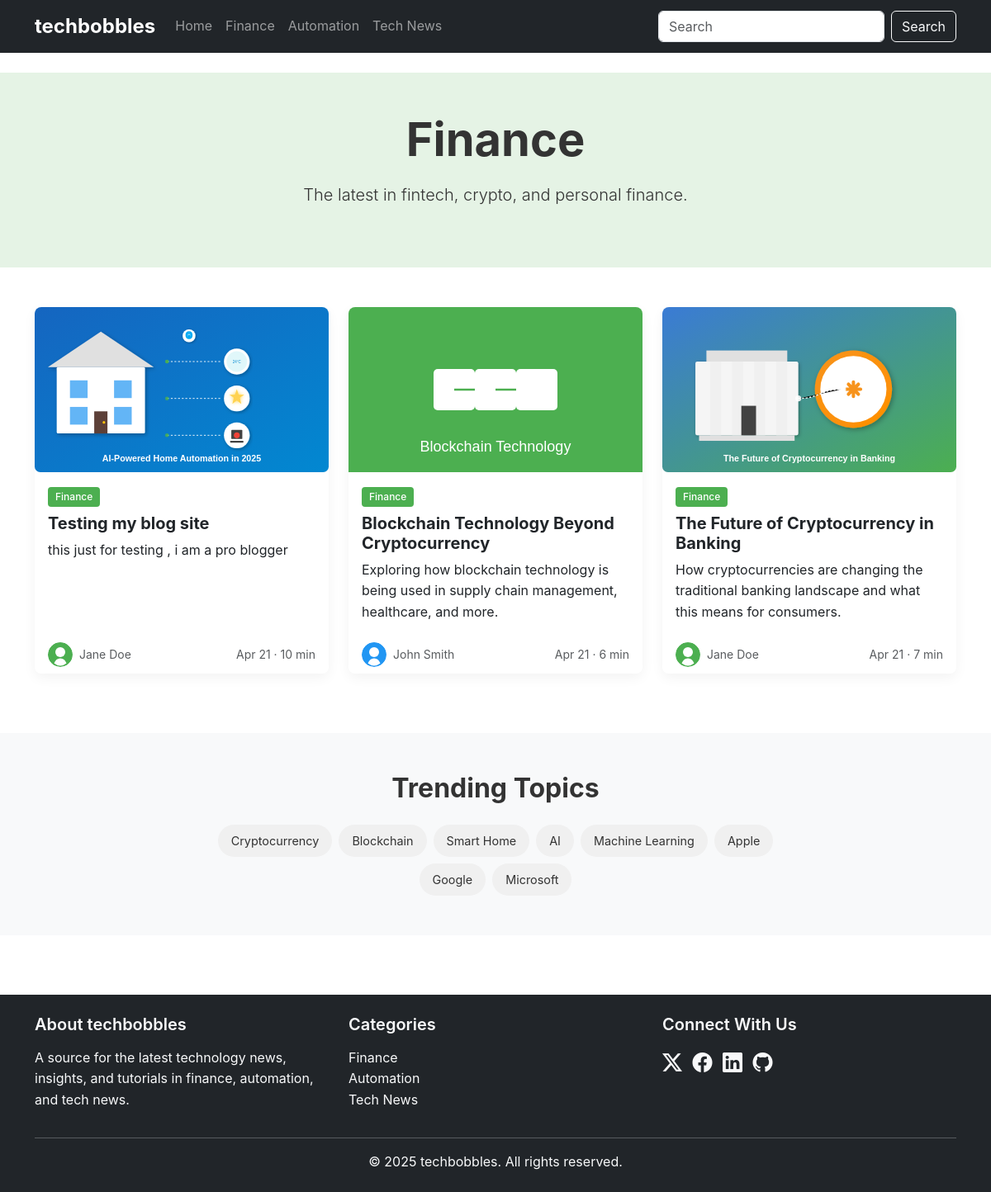
Page /category/finance on the earlier database version.
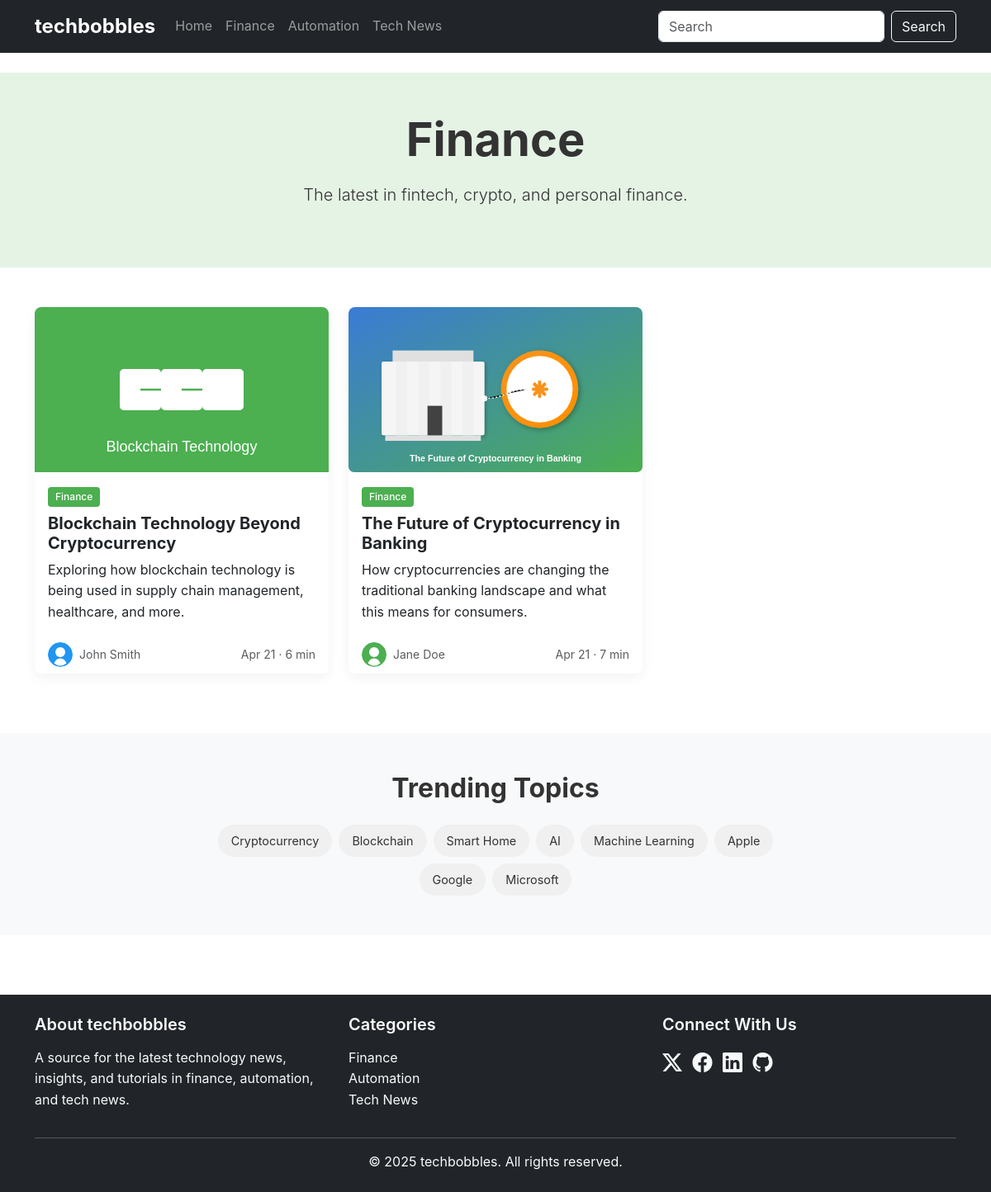
Same page on the later database version.
### app.py (models this page shows)
class Category(db.Model):
    id = db.Column(db.Integer, primary_key=True)
    name = db.Column(db.String(50), nullable=False)
    slug = db.Column(db.String(50), unique=True, nullable=False)
    description = db.Column(db.String(200))
    color = db.Column(db.String(20))
    posts = db.relationship('Post', backref='category', lazy=True)

class Post(db.Model):
    id = db.Column(db.Integer, primary_key=True)
    title = db.Column(db.String(200), nullable=False)
    slug = db.Column(db.String(200), unique=True, nullable=False)
    excerpt = db.Column(db.Text, nullable=False)
    content = db.Column(db.Text, nullable=False)
    publish_date = db.Column(db.DateTime, nullable=False, default=datetime.utcnow)
    read_time = db.Column(db.Integer, default=5)
    featured = db.Column(db.Boolean, default=False)
    featured_image = db.Column(db.String(200))
    category_id = db.Column(db.Integer, db.ForeignKey('category.id'), nullable=False)
    author_id = db.Column(db.Integer, db.ForeignKey('author.id'), nullable=False)
    topics = db.relationship('Topic', secondary='post_topics', backref=db.backref('posts', lazy='dynamic'))

class Author(db.Model):
    id = db.Column(db.Integer, primary_key=True)
    name = db.Column(db.String(100), nullable=False)
    email = db.Column(db.String(100), unique=True, nullable=False)
    bio = db.Column(db.Text)
    avatar = db.Column(db.String(200))
    posts = db.relationship('Post', backref='author', lazy=True)

class Topic(db.Model):
    id = db.Column(db.Integer, primary_key=True)
    name = db.Column(db.String(50), nullable=False)
    slug = db.Column(db.String(50), unique=True, nullable=False)

### app.py (the view)
@app.route('/category/<slug>')
def category(slug):
    category = Category.query.filter_by(slug=slug).first_or_404()
    posts = Post.query.filter_by(category_id=category.id).order_by(Post.publish_date.desc()).all()
    trending_topics = Topic.query.limit(8).all()
    return render_template('category.html',
                           category=category,
                           posts=posts,
                           trending_topics=trending_topics)

### app.py (called while the page is built)
@app.context_processor
def inject_now():
    return {'now': datetime.utcnow()}

@app.context_processor
def inject_categories():
    return {'categories': Category.query.all()}

### templates/category.html (shortened to what this page needs)
{% extends 'base.html' %}
{% block content %}
<section class="py-5" style="background-color: {{ category.color }}25;">
    <div class="container">
        <div class="row justify-content-center">
            <div class="col-md-8 text-center">
                <h1 class="display-4 fw-bold mb-3">{{ category.name }}</h1>
                <p class="lead mb-4">{{ category.description }}</p>
            </div>
        </div>
    </div>
</section>
<section class="py-5">
    <div class="container">
        <div class="row">
            {% for post in posts %}
            <div class="col-md-6 col-lg-4 mb-4">
                <div class="card post-card h-100">
                    <img src="{{ post.featured_image }}" class="card-img-top" alt="{{ post.title }}">
                    <div class="card-body">
                        <div class="mb-2">
                            <span class="badge" style="background-color: {{ category.color }}">{{ category.name }}</span>
                        </div>
                        <h5 class="card-title">{{ post.title }}</h5>
                        <p class="card-text">{{ post.excerpt | truncate(120) }}</p>
                    </div>
                    <div class="card-footer bg-white border-0">
                        <div class="d-flex justify-content-between align-items-center">
                            <div class="d-flex align-items-center">
                                <img src="{{ post.author.avatar }}" alt="{{ post.author.name }}" class="rounded-circle me-2" width="30" height="30">
                                <small class="text-muted">{{ post.author.name }}</small>
                            </div>
                            <small class="text-muted">{{ post.publish_date.strftime('%b %d') }} · {{ post.read_time }} min</small>
                        </div>
                    </div>
                </div>
            </div>
            {% endfor %}
        </div>
    </div>
</section>
<section class="py-5 bg-light">
    <div class="container">
        <h2 class="section-title text-center mb-4">Trending Topics</h2>
        <div class="row justify-content-center">
            <div class="col-md-8">
                <div class="topic-tags text-center">
                    {% for topic in trending_topics %}
                    <a href="{{ url_for('topic', slug=topic.slug) }}" class="topic-tag">{{ topic.name }}</a>
                    {% endfor %}
                </div>
            </div>
        </div>
    </div>
</section>
{% endblock %}

### templates/base.html (shortened to what this page needs)
<!DOCTYPE html>
<html lang="en">
<head>
    <link href="https://cdn.jsdelivr.net/npm/bootstrap@5.3.2/dist/css/bootstrap.min.css" rel="stylesheet">
    <link rel="stylesheet" href="https://cdn.jsdelivr.net/npm/bootstrap-icons@1.11.0/font/bootstrap-icons.css">
    <link rel="stylesheet" href="{{ url_for('static', filename='css/styles.css') }}">
</head>
<body>
    <header class="site-header">
        <nav class="navbar navbar-expand-lg navbar-dark bg-dark">
            <div class="container">
                <a class="navbar-brand" href="{{ url_for('home') }}">techbobbles</a>
                <div class="collapse navbar-collapse" id="navbarNav">
                    <ul class="navbar-nav me-auto">
                        <li class="nav-item">
                            <a class="nav-link" href="{{ url_for('home') }}">Home</a>
                        </li>
                        {% for cat in categories %}
                        <li class="nav-item">
                            <a class="nav-link" href="{{ url_for('category', slug=cat.slug) }}">{{ cat.name }}</a>
                        </li>
                        {% endfor %}
                    </ul>
                    <form class="d-flex" role="search">
                        <input class="form-control me-2" type="search" placeholder="Search">
                        <button class="btn btn-outline-light" type="submit">Search</button>
                    </form>
                </div>
            </div>
        </nav>
    </header>
    <main class="py-4">
        {% block content %}{% endblock %}
    </main>
    <footer class="bg-dark text-light py-4 mt-5">
        <div class="container">
            <div class="row">
                <div class="col-md-4">
                    <h5>About techbobbles</h5>
                    <p>A source for the latest technology news, insights, and tutorials in finance, automation, and tech news.</p>
                </div>
                <div class="col-md-4">
                    <h5>Categories</h5>
                    <ul class="list-unstyled">
                        {% for cat in categories %}
                        <li><a href="{{ url_for('category', slug=cat.slug) }}" class="text-light">{{ cat.name }}</a></li>
                        {% endfor %}
                    </ul>
                </div>
                <div class="col-md-4">
                    <h5>Connect With Us</h5>
                    <div class="social-icons">
                        <a href="#" class="text-light me-2"><i class="bi bi-twitter-x"></i></a>
                        <a href="#" class="text-light me-2"><i class="bi bi-facebook"></i></a>
                        <a href="#" class="text-light me-2"><i class="bi bi-linkedin"></i></a>
                        <a href="#" class="text-light"><i class="bi bi-github"></i></a>
                    </div>
                </div>
            </div>
            <hr>
            <p class="text-center mb-0">&copy; {{ now.year }} techbobbles. All rights reserved.</p>
        </div>
    </footer>
</body>
</html>

### static/css/styles.css (style rules this page uses)
:root { --finance-color: #4CAF50; --automation-color: #2196F3; --tech-news-color: #9C27B0; }
body { font-family: 'Inter', -apple-system, BlinkMacSystemFont, 'Segoe UI', Roboto, Oxygen, Ubuntu, Cantarell, 'Open Sans', 'Helvetica Neue', sans-serif; color: #333; line-height: 1.6; padding: 0px; }
a { text-decoration: none; color: #0066cc; transition: color 0.2s; }
.section-title { font-weight: 700; margin-bottom: 1.5rem; }
.navbar-brand { font-weight: 700; font-size: 1.5rem; }
.post-card { transition: transform 0.3s; box-shadow: 0 5px 15px rgba(0, 0, 0, 0.05); border: none; border-radius: 0.5rem; overflow: hidden; padding: 0px; }
.post-card .card-img-top { height: 200px; object-fit: cover; }
.post-card .card-title { font-weight: 700; }
.post-card .badge { font-weight: 500; }
.topic-tags { display: flex; flex-wrap: wrap; gap: 0.5rem; justify-content: center; }
.topic-tag { display: inline-block; background-color: #f0f0f0; color: #333; padding: 0.5rem 1rem; border-radius: 2rem; font-size: 0.9rem; transition: all 0.2s; }
footer { margin-top: 3rem; }
footer h5 { font-weight: 600; margin-bottom: 1rem; }
.social-icons a { font-size: 1.5rem; margin-right: 1rem; }
.badge { padding: 0.5em 0.75em; font-weight: 500; border-radius: 0.25rem; color: white; }

Differences in the rows shown:
no longer on this page (row edited): Post: featured_image (picture), {{ category.name }} "Finance", title "Testing my blog site", excerpt "this just for testing , i am a pro blogger", author.avatar (picture), author.name "Jane Doe", publish_date "Apr 21", read_time "10"
